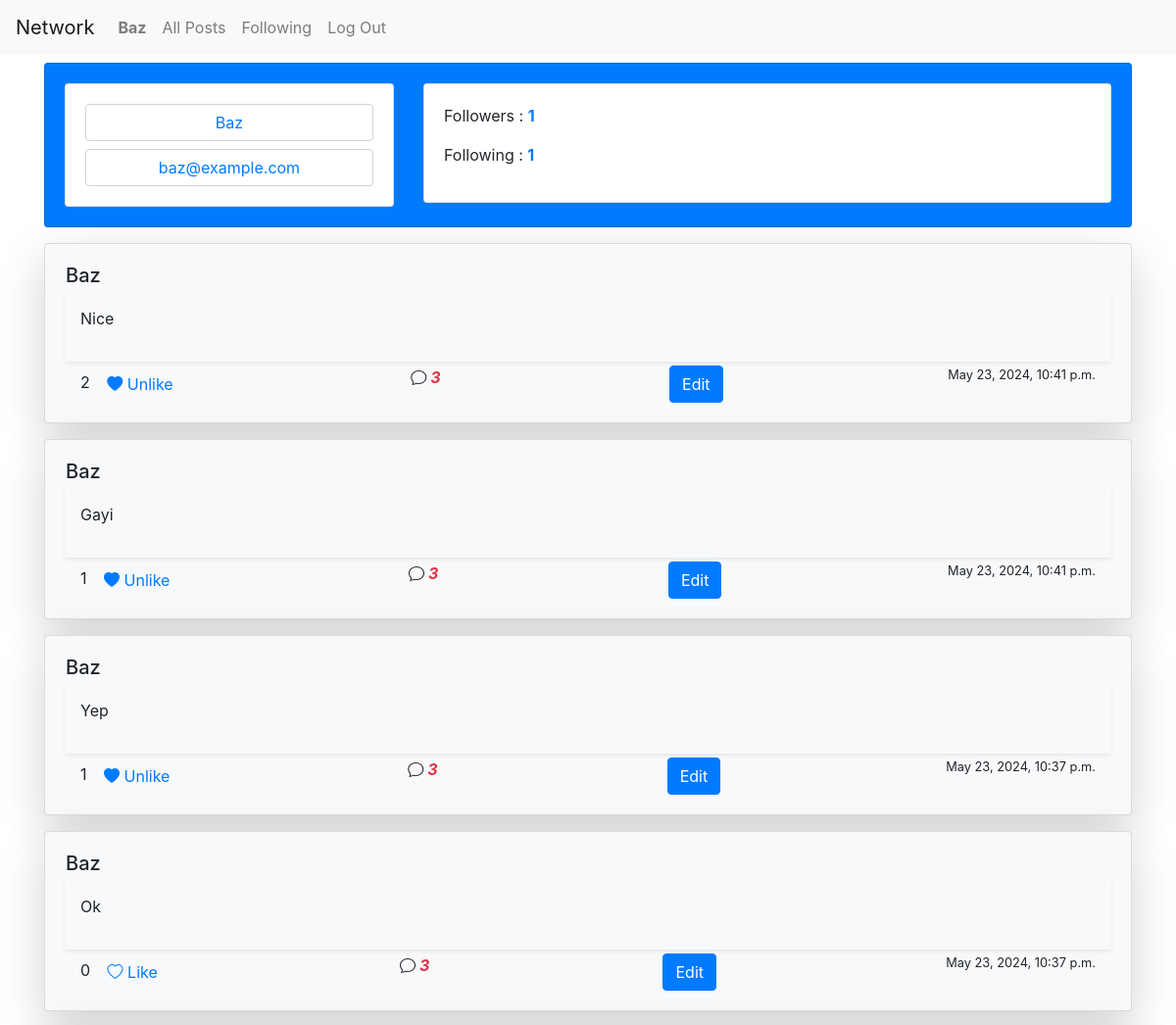
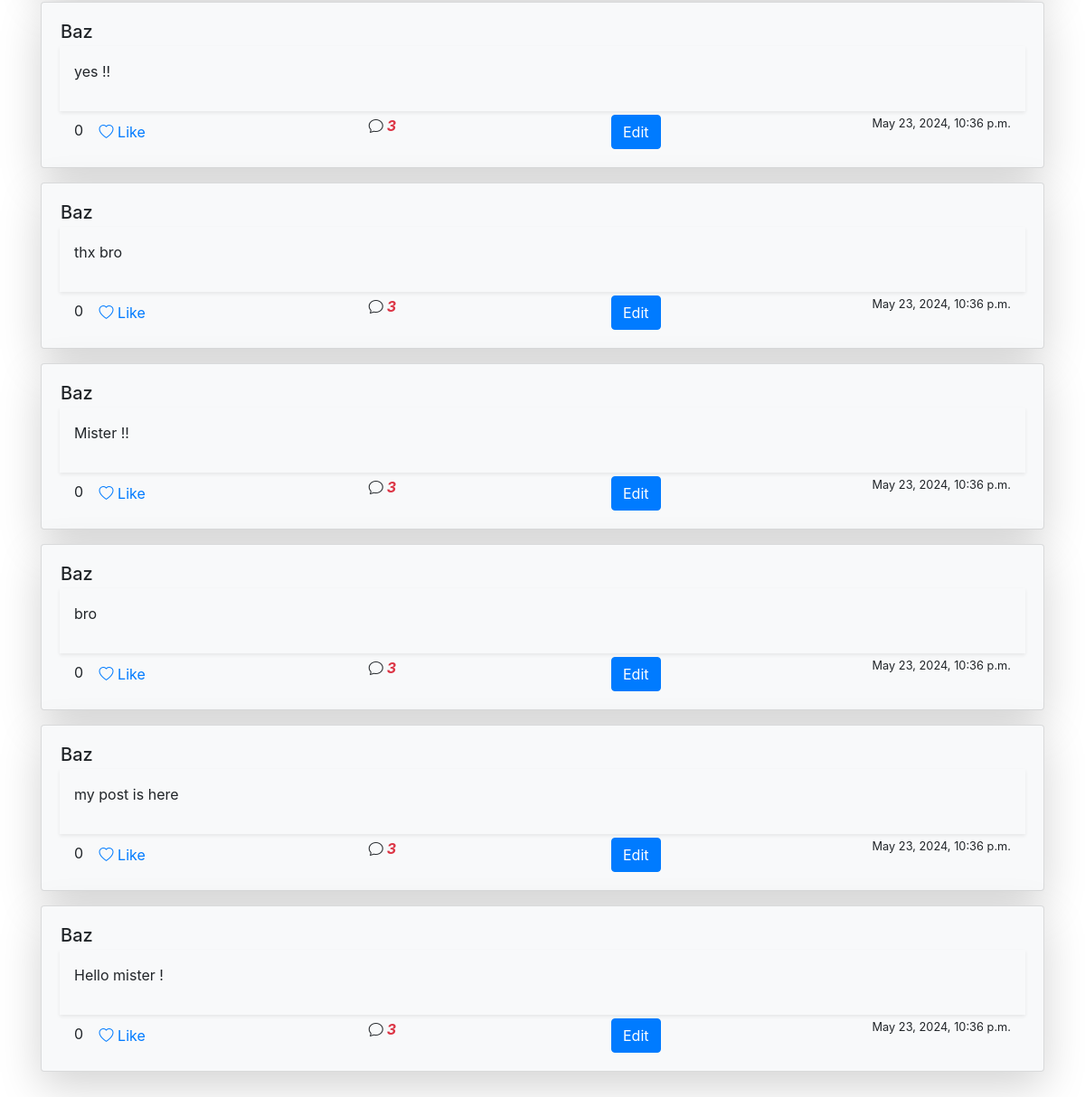
/profile-view/Baz/ (signed in), run on the app's committed database (2 pictures, top to bottom).
### network/models.py (models this page shows, shortened)
class User(AbstractUser):
    pass

class Post(models.Model):
    content = models.TextField(max_length=200)
    author = models.ForeignKey(User,on_delete=models.CASCADE, related_name="author")
    likes = models.ManyToManyField(User, related_name='liked_posts', blank=True)
    created_at = models.DateTimeField(auto_now_add=True)
    updated_at = models.DateTimeField(auto_now=True)

### network/views.py (the view)
# urls.py: path('profile-view/<str:username>/', views.profile_view, name="profile-view"),
def profile_view(request, username):
    profile_user = get_object_or_404(User, username=username)
    posts = Post.objects.filter(author=profile_user).order_by('-created_at')
    follower_count = Follow.objects.filter(follower = profile_user).count()
    following_count = Follow.objects.filter(following = profile_user).count()
    is_following = request.user.is_authenticated and Follow.objects.filter(follower=request.user, following=profile_user).exists()
    paginator = Paginator(posts,10)
    page_number = request.GET.get('page')
    posts_obj = paginator.get_page(page_number)
    return render(request, "network/profile.html", {
            "profile_user":profile_user,
            "posts":posts_obj,
            "is_following":is_following,
            "follower_count":follower_count,
            "following_count":following_count
              })

### network/templates/network/profile.html (shortened to what this page needs)
{% extends "network/layout.html" %}
{% block body %}
    <div class="container">
        <div class="card mt-2 bg-primary mb-3">
            <div class="card-body">
                <div class="row">
                    <div class="col-md-4">
                        <div class="card">
                            <div class="card-body">
                                <input type="text"  class="form-control text-primary mb-2 text-center" value="{{profile_user.username}}">
                                <input type="email"  class="form-control text-primary text-center" value="{{profile_user.email}}">
                            </div>
                        </div>
                    </div>
                    <div class="col-md-8">
                        <div class="card">
                            <div class="card-body">
                                <p>Followers : <strong class="text-primary">{{follower_count}}</strong></p>
                                <p>Following : <strong class="text-primary">{{following_count}}</strong></p>
                            </div>
                        </div>
                    </div>
                </div>
            </div>
        </div>
        {% if posts %}
        {% for post in posts %}
            <div class="card shadow-lg rounded bg-light mb-3">
                <div class="card-body">
                    <div class="row">
                        <div class="col">
                            <div class="row mb-1">
                                <h5 class="my-auto px-3">{{post.author}}</h5>
                            </div>
                            <div class="content p-3 mb-1 shadow-sm">
                                <p>{{post.content}}</p>
                            </div>
                            <div class="footer d-flex justify-content-between px-3">
                                <div class="">
                                    <span id="likes-count-{{ post.id }}" >{{ post.likes.count }}</span>
                                    <button class="btn btn-link like-button" data-post-id="{{ post.id }}">
                                        {% if user in post.likes.all %}
                                            <i class="bi bi-heart-fill"></i> Unlike
                                        {% else %}
                                            <i class="bi bi-heart"></i> Like
                                        {% endif %}
                                    </button>
                                </div>
                                <i class="bi-chat"><strong class="mx-1 text-danger">3</strong></i>
                                {% if request.user == post.author %}
                                    <button class="btn btn-primary edit-button" data-post-id="{{ post.id }}">Edit</button>
                                {% endif %}
                                <small>{{post.created_at}}</small>
                            </div>
                        </div>
                    </div>
                </div>
            </div>
        {% endfor %}
        {% else %}
        <div class="card shadow-lg">
            <div class="card-body">
                <p>No post to display</p>
            </div>
        </div>
        {% endif %}
    </div>
{% endblock%}

### network/templates/network/layout.html (shortened to what this page needs)
{% load static %}
<!DOCTYPE html>
<html lang="en">
    <head>
        <link rel="stylesheet" href="https://stackpath.bootstrapcdn.com/bootstrap/4.4.1/css/bootstrap.min.css">
        <link rel="stylesheet" href="https://cdn.jsdelivr.net/npm/bootstrap-icons@1.3.0/font/bootstrap-icons.css">
        <link href="{% static 'network/styles.css' %}" rel="stylesheet">
    </head>
    <body>
        <nav class="navbar navbar-expand-lg navbar-light bg-light">
            <a class="navbar-brand" href="#">Network</a>
            <div>
              <ul class="navbar-nav mr-auto">
                {% if user.is_authenticated %}
                    <li class="nav-item">
                        <a class="nav-link" href="{% url 'profile-view' user.username %}"><strong>{{ user.username }}</strong></a>
                    </li>
                {% endif %}
                <li class="nav-item">
                  <a class="nav-link" href="{% url 'index' %}">All Posts</a>
                </li>
                {% if user.is_authenticated %}
                    <li class="nav-item">
                        <a class="nav-link" href="{% url 'following_view'%}">Following</a>
                    </li>
                    <li class="nav-item">
                        <a class="nav-link" href="{% url 'logout' %}">Log Out</a>
                    </li>
                {% endif %}
              </ul>
            </div>
          </nav>
        <div class="body">
            {% block body %}
            {% endblock %}
        </div>
    </body>
</html>

### data on the page
User: username "Baz", email "baz@example.com"
Post: author "Baz", content "Nice", likes.count "2", shows "Unlike", created_at "May 23, 2024, 10:41 p.m."
Post: author "Baz", content "Gayi", likes.count "1", shows "Unlike", created_at "May 23, 2024, 10:41 p.m."
Post: author "Baz", content "Yep", likes.count "1", shows "Unlike", created_at "May 23, 2024, 10:37 p.m."
Post: author "Baz", content "Ok", likes.count "0", shows "Like", created_at "May 23, 2024, 10:37 p.m."
Post: author "Baz", content "yes !!", likes.count "0", shows "Like", created_at "May 23, 2024, 10:36 p.m."
Post: author "Baz", content "thx bro", likes.count "0", shows "Like", created_at "May 23, 2024, 10:36 p.m."
Post: author "Baz", content "Mister !!", likes.count "0", shows "Like", created_at "May 23, 2024, 10:36 p.m."
Post: author "Baz", content "bro", likes.count "0", shows "Like", created_at "May 23, 2024, 10:36 p.m."
Post: author "Baz", content "my post is here", likes.count "0", shows "Like", created_at "May 23, 2024, 10:36 p.m."
Post: author "Baz", content "Hello mister !", likes.count "0", shows "Like", created_at "May 23, 2024, 10:36 p.m."

### other printed values
{{ follower_count }} "1"
{{ following_count }} "1"
